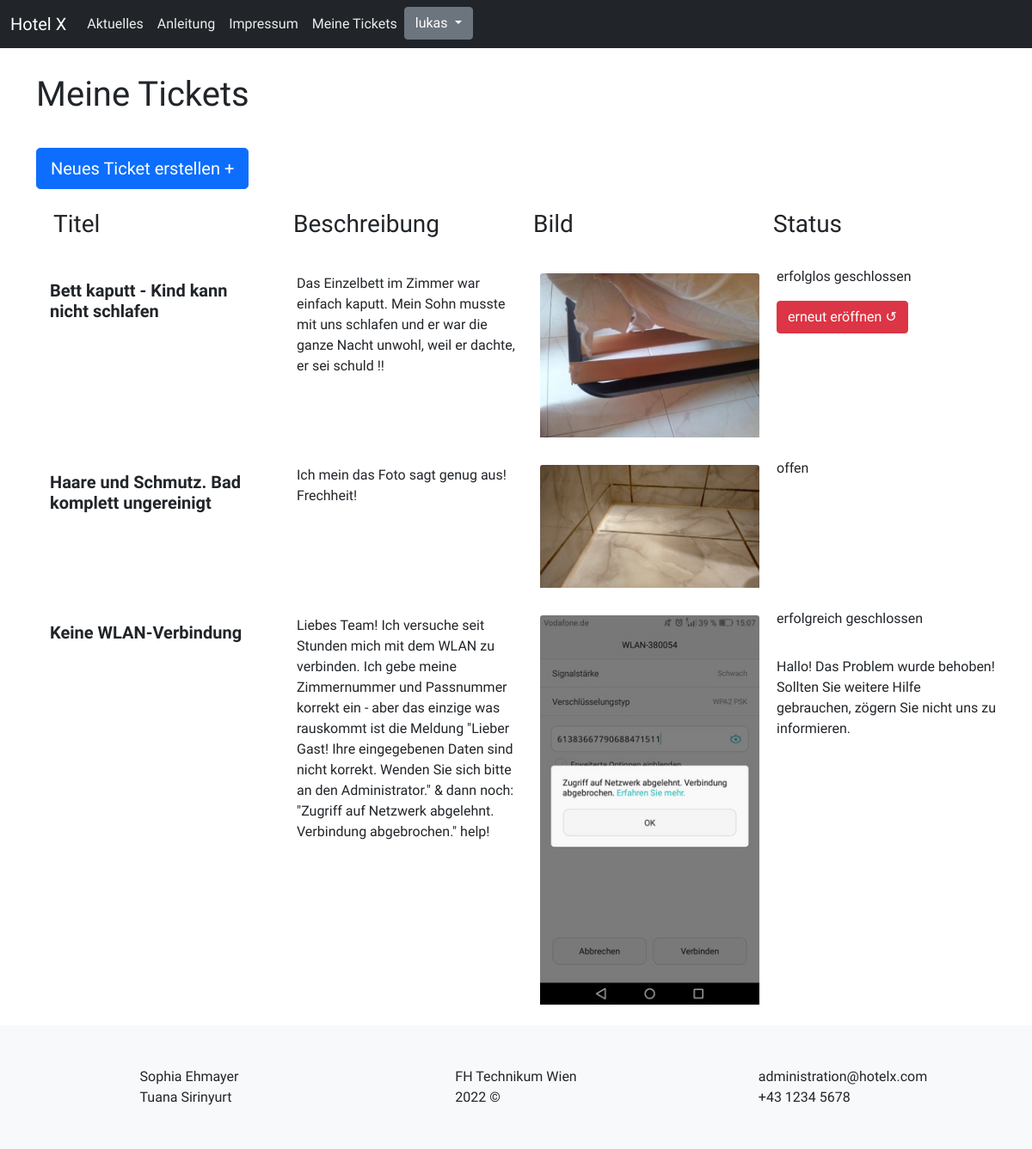
Screenshot of /index.php?site=ticketList (signed in) with the database file from the repository.
### tables this page shows
CREATE TABLE `tickets` (
  `id` int(11) NOT NULL,
  `user_id` int(11) NOT NULL,
  `info` text NOT NULL,
  `image` varchar(250) NOT NULL,
  `state` varchar(50) NOT NULL,
  `title` varchar(80) NOT NULL,
  `timestamp` timestamp NOT NULL DEFAULT current_timestamp() ON UPDATE current_timestamp(),
  `reply` text DEFAULT NULL
);

### ticketList.php (the view, shortened to what this page needs)
<body>
    <div class="container">
<h1>Meine Tickets</h1>
<a type="button" class="btn btn-primary btn-lg" name="newTicket" href="?site=createTicket">Neues Ticket erstellen +</a>
<?php
            $sql = "Select * from tickets where user_id = ".$_SESSION["id"]." ";
            $result = $db_obj->query($sql);
          if( $result->num_rows == 0){
            echo "<p class='mt-3'>Sie haben noch keine Tickets erstellt.</p>";
          }
              else { ?>
                <div class="container my-3 d-none d-md-block">
                    <div class="row d-flex justify-content-center">
                      <div class="col-sm ">
                        <h3 class="p-2">Titel</h3>
                      </div>
                      <div class="col-sm ">
                        <h3 class="p-2">Beschreibung</h3>
                      </div>
                      <div class="col-sm">
                        <h3 class="p-2">Bild</h3>
                      </div>
                      <div class="col-sm ">
                        <h3 class="p-2">Status</h3>
                      </div>
                    </div>
                  </div>
              <?php } ?>
          <?php
            while ($row = $result->fetch_array()) {
            echo '
                      <form method="post" enctype="multipart/form-data">
                    <div class="row mt-3">
                      <input name="id" value='.$row['id'].' hidden></input>
                      <div class="col-sm m-2">
                         <h5 class="card-title m-2"><strong>'.$row['title'].'</strong></h5>
                      </div>
                      <div class="col-sm m-2">
                      <p class="card-text ">'.$row['info'].'</p>
                      </div>
                      <div class="col-sm p-2">
                        <img class="card-img-top" src="./uploadGuest/'.$row['image'].'" alt="image">
                      </div>
                      <div class="col-sm">
                        <p class="card-text">'.$row['state'].'</p>';
                      if($row["state"] == "erfolglos geschlossen") {
                         echo ' <button class="btn btn-danger" name="openTicket">erneut eröffnen &#x21ba;</button>';
                      }
                        echo '
                            <div class="col-sm">
                        <p class="card-text mt-3">'.$row['reply'].'</p>
                      </div>
                    </div>
                    </form>
                  ';
          }
         ?>
</div>
</body>

### css/style.css (style rules this page uses)
* { font-family: "Abel", sans-serif; }
body { margin: 0; }
h1 { margin: 50px 0px; }
[class*="col-"] { width: 100%; float: left; }
h1 { padding: 30px 0px; }
@media all and (min-width: 1124px) { .container { margin: 0px 5em; } }

### rows the page displays
tickets: title "Bett kaputt - Kind kann nicht schlafen", info "Das Einzelbett im Zimmer war einfach kaputt. Mein Sohn musste mit uns schlafen und er war die ganze Nacht unwohl, weil er dachte, er sei schuld !!", image (picture), state "erfolglos geschlossen", shows "erneut eröffnen ↺"
tickets: title "Haare und Schmutz. Bad komplett ungereinigt", info "Ich mein das Foto sagt genug aus! Frechheit!", image (picture), state "offen"
tickets: title "Keine WLAN-Verbindung", info "Liebes Team! Ich versuche seit Stunden mich mit dem WLAN zu verbinden. Ich gebe meine Zimmernummer und Passnummer korrekt ein - aber das einzige was rauskommt ist die Meldung \"Lieber Gast! Ihre eingegebenen Daten sind nicht korrekt. Wenden Sie sich bitte an den Administrator.\" & dann noch: \"Zugriff auf Netzwerk abgelehnt. Verbindung abgebrochen.\" help!", image (picture), state "erfolgreich geschlossen", reply "Hallo! Das Problem wurde behoben! Sollten Sie weitere Hilfe gebrauchen, zögern Sie nicht uns zu informieren."

### other values shown
$_SESSION["username"] "lukas"
